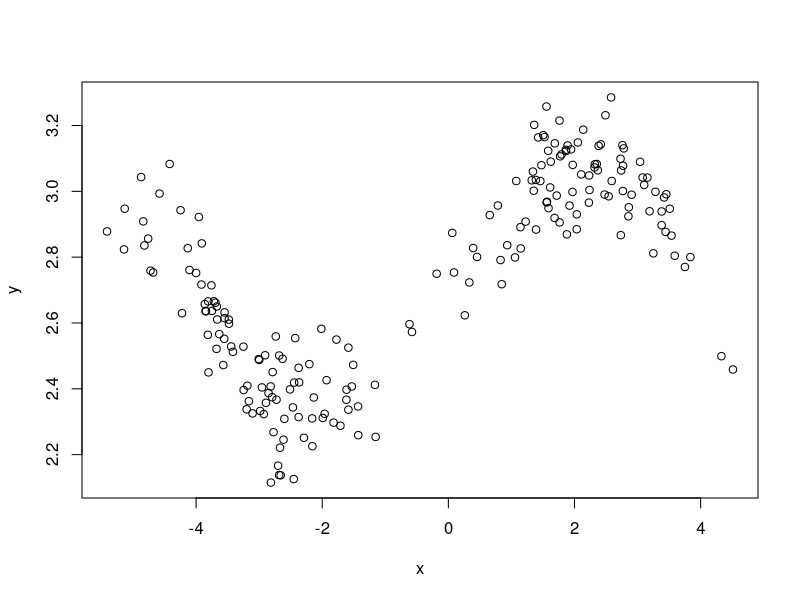
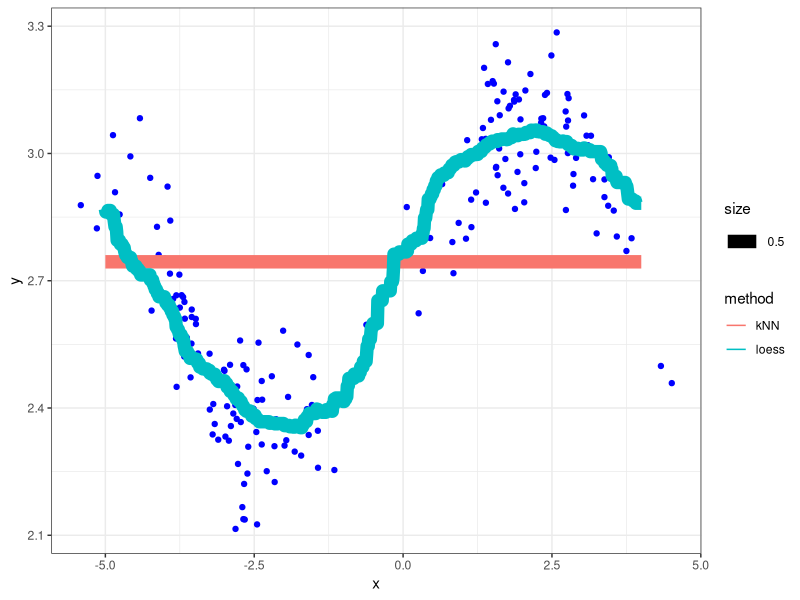

Generate these figures, in order, with R:
# 1. 2.7 would be a reasonable estimation
# 2
library(knitr)
library(tidyverse)
# dataset
set.seed(87)
dat <- tibble(x = c(rnorm(100), rnorm(100)+5)-3,
              y = sin(x^2/5)/x + rnorm(200)/10 + exp(1))
kable(head(dat))
# distance
# ignore the yvalues
plot(dat)
dat$d <- abs(dat$x-0)  # only look at x distance, look back to stock
dat$d
dat2 <- arrange(dat,d) # arrange by the second argument,
dat2
dat2_final <- dat2[1:5,]
dat2_final
ypre <- mean(dat2_final$y)
ypre
# loess
dat_loess <- filter(dat2,d<0.01)
mean(dat_loess$y)
# when r is small, we may overfit the data

library(ggplot2)
xgrid <- seq(-5, 4, length.out=1000)
kNN_estimates <- map_dbl(xgrid, function(x){
  dat$d <- abs(dat$x-x)
  dat2 <- arrange(dat,d)
  dat_final <- dat[1:5,]
  return(ypre <- mean(dat2_final$y))

  ## YOUR CODE HERE FOR kNN
  ## Note: The variable "x" here is a single value along the grid.
  ## Hint1: Extend your code for kNN from the previous exercise.
  ## Hint2: Say you store the prediction in the variable "yhat".
  ##         Then in a new line of code, write: return(yhat)
})
loess_estimates <- map_dbl(xgrid, function(x){
  dat$d <- abs(dat$x-x)
  dat2 <- arrange(dat,d)
  dat_final <- dat[1:5,]
  dat_loess <- filter(dat2, d<1)
  return(mean(dat_loess$y))
  ## YOUR CODE HERE FOR LOESS
  ## Note: The variable "x" here is a single value along the grid.
  ## Hint1: Extend your code for loess from the previous exercise.
  ## Hint2: Say you store the prediction in the variable "yhat".
  ##         Then in a new line of code, write: return(yhat)
})
est <- tibble(x=xgrid, kNN=kNN_estimates, loess=loess_estimates) %>% 
  gather(key="method", value="estimate", kNN, loess)
ggplot() +
  geom_point(data=dat, mapping=aes(x,y), colour="blue",size=1.5) +
  geom_line(data=est, 
            mapping=aes(x,estimate, group=method, colour=method,size=0.5)) +
  theme_bw()


